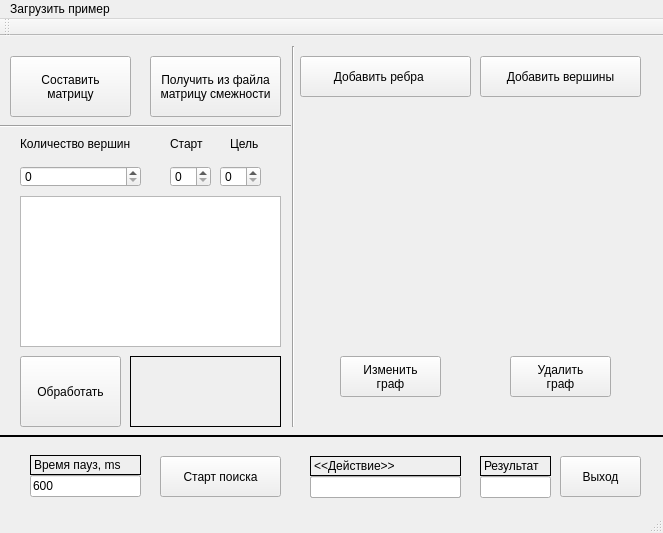
<?xml version="1.0" encoding="UTF-8"?>
<ui version="4.0">
 <class>MainWindow</class>
 <widget class="QMainWindow" name="MainWindow">
  <property name="geometry">
   <rect>
    <x>0</x>
    <y>0</y>
    <width>663</width>
    <height>533</height>
   </rect>
  </property>
  <property name="windowTitle">
   <string>MainWindow</string>
  </property>
  <widget class="QWidget" name="centralWidget">
   <widget class="Line" name="line">
    <property name="geometry">
     <rect>
      <x>283</x>
      <y>10</y>
      <width>20</width>
      <height>381</height>
     </rect>
    </property>
    <property name="orientation">
     <enum>Qt::Vertical</enum>
    </property>
   </widget>
   <widget class="QPushButton" name="makeButton">
    <property name="geometry">
     <rect>
      <x>10</x>
      <y>20</y>
      <width>121</width>
      <height>61</height>
     </rect>
    </property>
    <property name="text">
     <string>Составить
матрицу</string>
    </property>
    <property name="icon">
     <iconset>
      <normaloff>../build-Deikstra-Desktop_Qt_5_0_2_MinGW_32bit-Debug/102New.ICO</normaloff>../build-Deikstra-Desktop_Qt_5_0_2_MinGW_32bit-Debug/102New.ICO</iconset>
    </property>
   </widget>
   <widget class="QPushButton" name="showDeWay">
    <property name="geometry">
     <rect>
      <x>160</x>
      <y>420</y>
      <width>121</width>
      <height>41</height>
     </rect>
    </property>
    <property name="text">
     <string>Старт поиска</string>
    </property>
    <property name="icon">
     <iconset>
      <normaloff>../build-Deikstra-Desktop_Qt_5_0_2_MinGW_32bit-Debug/102157.ICO</normaloff>../build-Deikstra-Desktop_Qt_5_0_2_MinGW_32bit-Debug/102157.ICO</iconset>
    </property>
   </widget>
   <widget class="QPushButton" name="exitButton">
    <property name="geometry">
     <rect>
      <x>560</x>
      <y>420</y>
      <width>81</width>
      <height>41</height>
     </rect>
    </property>
    <property name="text">
     <string>Выход</string>
    </property>
    <property name="icon">
     <iconset>
      <normaloff>../build-Deikstra-Desktop_Qt_5_0_2_MinGW_32bit-Debug/Channel Screen Saver0.ico</normaloff>../build-Deikstra-Desktop_Qt_5_0_2_MinGW_32bit-Debug/Channel Screen Saver0.ico</iconset>
    </property>
   </widget>
   <widget class="QLabel" name="error">
    <property name="geometry">
     <rect>
      <x>130</x>
      <y>320</y>
      <width>151</width>
      <height>71</height>
     </rect>
    </property>
    <property name="frameShape">
     <enum>QFrame::Panel</enum>
    </property>
    <property name="frameShadow">
     <enum>QFrame::Plain</enum>
    </property>
    <property name="text">
     <string/>
    </property>
   </widget>
   <widget class="QPushButton" name="vertex">
    <property name="geometry">
     <rect>
      <x>480</x>
      <y>20</y>
      <width>161</width>
      <height>41</height>
     </rect>
    </property>
    <property name="text">
     <string>Добавить вершины</string>
    </property>
    <property name="icon">
     <iconset>
      <normaloff>../build-Deikstra-Desktop_Qt_5_0_2_MinGW_32bit-Debug/102Point.ico</normaloff>../build-Deikstra-Desktop_Qt_5_0_2_MinGW_32bit-Debug/102Point.ico</iconset>
    </property>
   </widget>
   <widget class="QLabel" name="vertexLabel">
    <property name="geometry">
     <rect>
      <x>20</x>
      <y>100</y>
      <width>131</width>
      <height>16</height>
     </rect>
    </property>
    <property name="text">
     <string>Количество вершин</string>
    </property>
   </widget>
   <widget class="QSpinBox" name="countSpin">
    <property name="geometry">
     <rect>
      <x>20</x>
      <y>130</y>
      <width>121</width>
      <height>21</height>
     </rect>
    </property>
   </widget>
   <widget class="QLabel" name="startLabel">
    <property name="geometry">
     <rect>
      <x>170</x>
      <y>100</y>
      <width>41</width>
      <height>16</height>
     </rect>
    </property>
    <property name="text">
     <string>Старт</string>
    </property>
   </widget>
   <widget class="QLabel" name="targetLabel">
    <property name="geometry">
     <rect>
      <x>230</x>
      <y>100</y>
      <width>41</width>
      <height>16</height>
     </rect>
    </property>
    <property name="text">
     <string>Цель</string>
    </property>
   </widget>
   <widget class="QSpinBox" name="startSpin">
    <property name="geometry">
     <rect>
      <x>170</x>
      <y>130</y>
      <width>41</width>
      <height>21</height>
     </rect>
    </property>
   </widget>
   <widget class="QSpinBox" name="targetSpin">
    <property name="geometry">
     <rect>
      <x>220</x>
      <y>130</y>
      <width>41</width>
      <height>21</height>
     </rect>
    </property>
   </widget>
   <widget class="QPushButton" name="MatrixCreate">
    <property name="geometry">
     <rect>
      <x>20</x>
      <y>320</y>
      <width>101</width>
      <height>71</height>
     </rect>
    </property>
    <property name="text">
     <string>Обработать</string>
    </property>
   </widget>
   <widget class="QTableWidget" name="TableCreate">
    <property name="geometry">
     <rect>
      <x>20</x>
      <y>160</y>
      <width>261</width>
      <height>151</height>
     </rect>
    </property>
   </widget>
   <widget class="QWidget" name="Graphics" native="true">
    <property name="geometry">
     <rect>
      <x>300</x>
      <y>70</y>
      <width>341</width>
      <height>231</height>
     </rect>
    </property>
   </widget>
   <widget class="QPushButton" name="edge">
    <property name="geometry">
     <rect>
      <x>300</x>
      <y>20</y>
      <width>171</width>
      <height>41</height>
     </rect>
    </property>
    <property name="text">
     <string>Добавить ребра    </string>
    </property>
   </widget>
   <widget class="QPushButton" name="getButton">
    <property name="geometry">
     <rect>
      <x>150</x>
      <y>20</y>
      <width>131</width>
      <height>61</height>
     </rect>
    </property>
    <property name="text">
     <string>Получить из файла
матрицу смежности</string>
    </property>
   </widget>
   <widget class="QPushButton" name="change">
    <property name="geometry">
     <rect>
      <x>340</x>
      <y>320</y>
      <width>101</width>
      <height>41</height>
     </rect>
    </property>
    <property name="text">
     <string>Изменить
граф</string>
    </property>
    <property name="icon">
     <iconset>
      <normaloff>../build-Deikstra-Desktop_Qt_5_0_2_MinGW_32bit-Debug/102Rand.ico</normaloff>../build-Deikstra-Desktop_Qt_5_0_2_MinGW_32bit-Debug/102Rand.ico</iconset>
    </property>
   </widget>
   <widget class="Line" name="line_4">
    <property name="geometry">
     <rect>
      <x>0</x>
      <y>390</y>
      <width>671</width>
      <height>20</height>
     </rect>
    </property>
    <property name="frameShadow">
     <enum>QFrame::Plain</enum>
    </property>
    <property name="lineWidth">
     <number>2</number>
    </property>
    <property name="orientation">
     <enum>Qt::Horizontal</enum>
    </property>
   </widget>
   <widget class="QLineEdit" name="resText">
    <property name="geometry">
     <rect>
      <x>480</x>
      <y>440</y>
      <width>71</width>
      <height>22</height>
     </rect>
    </property>
    <property name="readOnly">
     <bool>true</bool>
    </property>
   </widget>
   <widget class="Line" name="line_5">
    <property name="geometry">
     <rect>
      <x>0</x>
      <y>80</y>
      <width>291</width>
      <height>20</height>
     </rect>
    </property>
    <property name="orientation">
     <enum>Qt::Horizontal</enum>
    </property>
   </widget>
   <widget class="QLabel" name="resLabel">
    <property name="geometry">
     <rect>
      <x>480</x>
      <y>420</y>
      <width>71</width>
      <height>20</height>
     </rect>
    </property>
    <property name="frameShape">
     <enum>QFrame::Box</enum>
    </property>
    <property name="text">
     <string>Результат</string>
    </property>
   </widget>
   <widget class="QLabel" name="actionLabel">
    <property name="geometry">
     <rect>
      <x>310</x>
      <y>420</y>
      <width>151</width>
      <height>20</height>
     </rect>
    </property>
    <property name="frameShape">
     <enum>QFrame::Box</enum>
    </property>
    <property name="text">
     <string>&lt;&lt;Действие&gt;&gt;</string>
    </property>
   </widget>
   <widget class="QLineEdit" name="toEdit">
    <property name="geometry">
     <rect>
      <x>390</x>
      <y>440</y>
      <width>71</width>
      <height>22</height>
     </rect>
    </property>
    <property name="readOnly">
     <bool>true</bool>
    </property>
   </widget>
   <widget class="QLineEdit" name="fromEdit">
    <property name="geometry">
     <rect>
      <x>310</x>
      <y>440</y>
      <width>71</width>
      <height>22</height>
     </rect>
    </property>
    <property name="readOnly">
     <bool>true</bool>
    </property>
   </widget>
   <widget class="QLineEdit" name="weightEdit">
    <property name="geometry">
     <rect>
      <x>310</x>
      <y>440</y>
      <width>151</width>
      <height>22</height>
     </rect>
    </property>
    <property name="readOnly">
     <bool>true</bool>
    </property>
   </widget>
   <widget class="QPushButton" name="change_2">
    <property name="geometry">
     <rect>
      <x>510</x>
      <y>320</y>
      <width>101</width>
      <height>41</height>
     </rect>
    </property>
    <property name="text">
     <string>Удалить
граф</string>
    </property>
    <property name="icon">
     <iconset>
      <normaloff>../build-Deikstra-Desktop_Qt_5_0_2_MinGW_32bit-Debug/102Rand.ico</normaloff>../build-Deikstra-Desktop_Qt_5_0_2_MinGW_32bit-Debug/102Rand.ico</iconset>
    </property>
   </widget>
   <widget class="QLineEdit" name="delayEdit">
    <property name="geometry">
     <rect>
      <x>30</x>
      <y>439</y>
      <width>111</width>
      <height>22</height>
     </rect>
    </property>
    <property name="text">
     <string>600</string>
    </property>
   </widget>
   <widget class="QLabel" name="delayLabel">
    <property name="geometry">
     <rect>
      <x>30</x>
      <y>419</y>
      <width>111</width>
      <height>20</height>
     </rect>
    </property>
    <property name="frameShape">
     <enum>QFrame::Box</enum>
    </property>
    <property name="text">
     <string>Время пауз, ms</string>
    </property>
   </widget>
  </widget>
  <widget class="QMenuBar" name="menuBar">
   <property name="geometry">
    <rect>
     <x>0</x>
     <y>0</y>
     <width>663</width>
     <height>26</height>
    </rect>
   </property>
   <widget class="QMenu" name="menu">
    <property name="title">
     <string>Загрузить пример</string>
    </property>
    <addaction name="action_1"/>
    <addaction name="action_2"/>
   </widget>
   <addaction name="menu"/>
  </widget>
  <widget class="QToolBar" name="mainToolBar">
   <attribute name="toolBarArea">
    <enum>TopToolBarArea</enum>
   </attribute>
   <attribute name="toolBarBreak">
    <bool>false</bool>
   </attribute>
  </widget>
  <widget class="QStatusBar" name="statusBar"/>
  <action name="action_1">
   <property name="text">
    <string>Пример № 1</string>
   </property>
  </action>
  <action name="action_2">
   <property name="text">
    <string>Пример № 2</string>
   </property>
  </action>
 </widget>
 <layoutdefault spacing="6" margin="11"/>
 <resources/>
 <connections/>
</ui>
